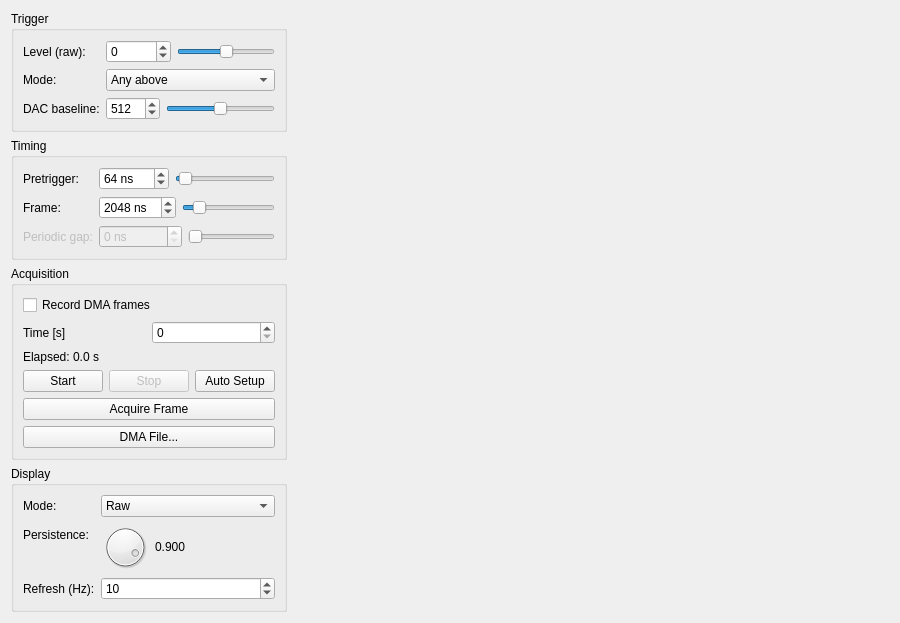
<?xml version="1.0" encoding="UTF-8"?>
<ui version="4.0">
 <class>ScopeView</class>
 <widget class="QWidget" name="ScopeView">
  <property name="geometry">
   <rect>
    <x>0</x>
    <y>0</y>
    <width>900</width>
    <height>600</height>
   </rect>
  </property>
  <property name="windowTitle">
   <string>Scope</string>
  </property>
  <layout class="QHBoxLayout" name="horizontalLayout" stretch="0,1">
   <property name="spacing">
    <number>6</number>
   </property>
   <item>
    <layout class="QVBoxLayout" name="controlLayout">
     <item>
      <widget class="QGroupBox" name="groupTrigger">
       <property name="title">
        <string>Trigger</string>
       </property>
       <layout class="QFormLayout" name="formTrigger">
        <item row="0" column="0">
         <widget class="QLabel" name="labelTriggerLevel">
          <property name="text">
            <string>Level (raw):</string>
          </property>
         </widget>
        </item>
        <item row="0" column="1">
         <layout class="QHBoxLayout" name="layoutTriggerLevel">
          <item>
           <widget class="QSpinBox" name="spinTriggerLevel">
            <property name="minimum">
             <number>-32768</number>
            </property>
            <property name="maximum">
             <number>32767</number>
            </property>
            <property name="stepType">
             <enum>QAbstractSpinBox::StepType::DefaultStepType</enum>
            </property>
           </widget>
          </item>
          <item>
           <widget class="QSlider" name="sliderTriggerLevel">
            <property name="minimum">
             <number>-32768</number>
            </property>
            <property name="maximum">
             <number>32767</number>
            </property>
            <property name="orientation">
             <enum>Qt::Orientation::Horizontal</enum>
            </property>
           </widget>
          </item>
         </layout>
        </item>
        <item row="1" column="0">
         <widget class="QLabel" name="labelTriggerMode">
          <property name="text">
           <string>Mode:</string>
          </property>
         </widget>
        </item>
        <item row="1" column="1">
         <widget class="QComboBox" name="comboTriggerMode">
          <item>
           <property name="text">
            <string>Any above</string>
           </property>
          </item>
          <item>
           <property name="text">
            <string>Any below</string>
           </property>
          </item>
          <item>
           <property name="text">
            <string>Falling edge</string>
           </property>
          </item>
          <item>
           <property name="text">
            <string>Rising edge</string>
           </property>
          </item>
         </widget>
        </item>
        <item row="2" column="0">
         <widget class="QLabel" name="labelDacValue">
          <property name="text">
           <string>DAC baseline:</string>
          </property>
         </widget>
        </item>
        <item row="2" column="1">
         <layout class="QHBoxLayout" name="layoutDacValue">
          <item>
           <widget class="QSpinBox" name="spinDacValue">
            <property name="minimum">
             <number>0</number>
            </property>
            <property name="maximum">
             <number>1023</number>
            </property>
            <property name="value">
             <number>512</number>
            </property>
           </widget>
          </item>
          <item>
           <widget class="QSlider" name="sliderDacValue">
            <property name="minimum">
             <number>0</number>
            </property>
            <property name="maximum">
             <number>1023</number>
            </property>
            <property name="value">
             <number>512</number>
            </property>
            <property name="orientation">
             <enum>Qt::Orientation::Horizontal</enum>
            </property>
           </widget>
          </item>
         </layout>
        </item>
       </layout>
      </widget>
     </item>
     <item>
      <widget class="QGroupBox" name="groupTiming">
       <property name="title">
        <string>Timing</string>
       </property>
       <layout class="QFormLayout" name="formTiming">
        <item row="0" column="0">
         <widget class="QLabel" name="labelPretrigger">
          <property name="text">
           <string>Pretrigger:</string>
          </property>
         </widget>
        </item>
        <item row="0" column="1">
         <layout class="QHBoxLayout" name="layoutPretrigger" stretch="0,1">
          <item>
           <widget class="QSpinBox" name="spinPretrigger">
            <property name="minimum">
             <number>0</number>
            </property>
            <property name="maximum">
             <number>2040</number>
            </property>
            <property name="singleStep">
             <number>8</number>
            </property>
            <property name="value">
             <number>64</number>
            </property>
            <property name="suffix">
             <string> ns</string>
            </property>
           </widget>
          </item>
          <item>
           <widget class="QSlider" name="sliderPretrigger">
            <property name="minimum">
             <number>0</number>
            </property>
            <property name="maximum">
             <number>2040</number>
            </property>
            <property name="singleStep">
             <number>8</number>
            </property>
            <property name="value">
             <number>64</number>
            </property>
            <property name="minimumSize">
             <size>
              <width>80</width>
              <height>0</height>
             </size>
            </property>
            <property name="orientation">
             <enum>Qt::Orientation::Horizontal</enum>
            </property>
           </widget>
          </item>
         </layout>
        </item>
        <item row="1" column="0">
         <widget class="QLabel" name="labelFrameSamples">
          <property name="text">
           <string>Frame:</string>
          </property>
         </widget>
        </item>
        <item row="1" column="1">
         <layout class="QHBoxLayout" name="layoutFrameSamples" stretch="0,1">
          <item>
           <widget class="QSpinBox" name="spinFrameSamples">
            <property name="minimum">
             <number>8</number>
            </property>
            <property name="maximum">
             <number>16376</number>
            </property>
            <property name="singleStep">
             <number>8</number>
            </property>
            <property name="value">
             <number>2048</number>
            </property>
            <property name="suffix">
             <string> ns</string>
            </property>
           </widget>
          </item>
          <item>
           <widget class="QSlider" name="sliderFrameSamples">
            <property name="minimum">
             <number>8</number>
            </property>
            <property name="maximum">
             <number>16376</number>
            </property>
            <property name="singleStep">
             <number>8</number>
            </property>
            <property name="value">
             <number>2048</number>
            </property>
            <property name="minimumSize">
             <size>
              <width>80</width>
              <height>0</height>
             </size>
            </property>
            <property name="orientation">
             <enum>Qt::Orientation::Horizontal</enum>
            </property>
           </widget>
          </item>
         </layout>
        </item>
        <item row="2" column="0">
         <widget class="QLabel" name="labelFrameGap">
          <property name="enabled">
           <bool>false</bool>
          </property>
          <property name="toolTip">
           <string>Gap after each frame, in nanoseconds.</string>
          </property>
          <property name="text">
           <string>Periodic gap:</string>
          </property>
         </widget>
        </item>
        <item row="2" column="1">
         <layout class="QHBoxLayout" name="layoutFrameGap" stretch="0,1">
          <item>
           <widget class="QSpinBox" name="spinFrameGap">
            <property name="enabled">
             <bool>false</bool>
            </property>
            <property name="toolTip">
             <string>Gap after each frame, in nanoseconds.</string>
            </property>
            <property name="minimum">
             <number>0</number>
            </property>
            <property name="maximum">
             <number>524280</number>
            </property>
            <property name="singleStep">
             <number>8</number>
            </property>
            <property name="value">
             <number>0</number>
            </property>
            <property name="suffix">
             <string> ns</string>
            </property>
           </widget>
          </item>
          <item>
           <widget class="QSlider" name="sliderFrameGap">
            <property name="enabled">
             <bool>false</bool>
            </property>
            <property name="minimum">
             <number>0</number>
            </property>
            <property name="maximum">
             <number>524280</number>
            </property>
            <property name="singleStep">
             <number>8</number>
            </property>
            <property name="value">
             <number>0</number>
            </property>
            <property name="minimumSize">
             <size>
              <width>80</width>
              <height>0</height>
             </size>
            </property>
            <property name="orientation">
             <enum>Qt::Orientation::Horizontal</enum>
            </property>
           </widget>
          </item>
         </layout>
        </item>
       </layout>
      </widget>
     </item>
     <item>
      <widget class="QGroupBox" name="groupAcquisition">
       <property name="title">
        <string>Acquisition</string>
       </property>
       <layout class="QVBoxLayout" name="verticalLayout">
        <item>
         <widget class="QCheckBox" name="cbDmaEnable">
          <property name="text">
           <string>Record DMA frames</string>
          </property>
         </widget>
        </item>
        <item>
         <layout class="QHBoxLayout" name="horizontalLayout_3">
          <item>
           <widget class="QLabel" name="label">
            <property name="text">
             <string>Time [s]</string>
            </property>
           </widget>
          </item>
          <item>
           <widget class="QSpinBox" name="spinTime">
            <property name="maximum">
             <number>36000</number>
            </property>
           </widget>
          </item>
         </layout>
        </item>
        <item>
         <widget class="QLabel" name="labelElapsedTime">
          <property name="toolTip">
           <string>Host-clock elapsed time for the current continuous Scope run, starting when acquisition starts (DMA ready for recording). Excludes arming and single-frame reads; retains the final value after stopping. Not hardware live time or recorded waveform duration.</string>
          </property>
          <property name="text">
           <string>Elapsed: 0.0 s</string>
          </property>
         </widget>
        </item>
        <item>
         <layout class="QHBoxLayout" name="btnLayout">
          <item>
           <widget class="QPushButton" name="btnStart">
            <property name="text">
             <string>Start</string>
            </property>
            <property name="checkable">
             <bool>true</bool>
            </property>
            <property name="nlabRole" stdset="0"><string notr="true">start</string></property>
           </widget>
          </item>
          <item>
           <widget class="QPushButton" name="btnStop">
            <property name="enabled">
             <bool>false</bool>
            </property>
            <property name="text">
             <string>Stop</string>
            </property>
            <property name="checkable">
             <bool>true</bool>
            </property>
            <property name="nlabRole" stdset="0"><string notr="true">stop</string></property>
           </widget>
          </item>
          <item>
           <widget class="QPushButton" name="btnAutoSetup">
            <property name="text">
             <string>Auto Setup</string>
            </property>
           </widget>
          </item>
         </layout>
        </item>
        <item>
         <widget class="QPushButton" name="btnAcquireFrame">
          <property name="text">
           <string>Acquire Frame</string>
          </property>
         </widget>
        </item>
        <item>
         <widget class="QPushButton" name="btnDmaFile">
          <property name="text">
           <string>DMA File...</string>
          </property>
         </widget>
        </item>
       </layout>
      </widget>
     </item>
     <item>
      <widget class="QGroupBox" name="groupDisplay">
       <property name="visible">
        <bool>false</bool>
       </property>
       <property name="title">
        <string>Display</string>
       </property>
       <layout class="QFormLayout" name="formDisplay">
        <item row="0" column="0">
         <widget class="QLabel" name="labelDisplayMode">
          <property name="text">
           <string>Mode:</string>
          </property>
         </widget>
        </item>
        <item row="0" column="1">
         <widget class="QComboBox" name="comboDisplayMode">
          <property name="currentIndex">
           <number>1</number>
          </property>
          <item>
           <property name="text">
            <string>Persistence</string>
           </property>
          </item>
          <item>
           <property name="text">
            <string>Raw</string>
           </property>
          </item>
         </widget>
        </item>
        <item row="1" column="0">
         <widget class="QLabel" name="labelPersistence">
          <property name="text">
           <string>Persistence:</string>
          </property>
         </widget>
        </item>
        <item row="1" column="1">
         <layout class="QHBoxLayout" name="layoutPersistence">
          <item>
           <widget class="QDial" name="dialPersistence">
            <property name="minimum">
             <number>0</number>
            </property>
            <property name="maximum">
             <number>999</number>
            </property>
            <property name="value">
             <number>900</number>
            </property>
            <property name="maximumSize">
             <size>
              <width>48</width>
              <height>48</height>
             </size>
            </property>
           </widget>
          </item>
          <item>
           <widget class="QLabel" name="labelPersistenceValue">
            <property name="text">
             <string>0.900</string>
            </property>
           </widget>
          </item>
         </layout>
        </item>
        <item row="2" column="0">
         <widget class="QLabel" name="labelRefreshRate">
          <property name="text">
           <string>Refresh (Hz):</string>
          </property>
         </widget>
        </item>
        <item row="2" column="1">
         <widget class="QSpinBox" name="spinRefreshRate">
          <property name="minimum">
           <number>1</number>
          </property>
          <property name="maximum">
           <number>60</number>
          </property>
          <property name="value">
           <number>10</number>
          </property>
         </widget>
        </item>
       </layout>
      </widget>
     </item>
     <item>
      <spacer name="verticalSpacer">
       <property name="orientation">
        <enum>Qt::Orientation::Vertical</enum>
       </property>
       <property name="sizeHint" stdset="0">
        <size>
         <width>20</width>
         <height>40</height>
        </size>
       </property>
      </spacer>
     </item>
    </layout>
   </item>
   <item>
    <layout class="QVBoxLayout" name="waveformLayout">
     <item>
      <widget class="NLabPlotWidget" name="plotWaveform" native="true">
       <property name="minimumSize">
        <size>
         <width>550</width>
         <height>540</height>
        </size>
       </property>
      </widget>
     </item>
    </layout>
   </item>
  </layout>
 </widget>
 <customwidgets>
  <customwidget>
   <class>NLabPlotWidget</class>
   <extends>QWidget</extends>
   <header>nlab.views.plot_viewbox</header>
   <container>1</container>
  </customwidget>
 </customwidgets>
 <resources/>
 <connections/>
</ui>
